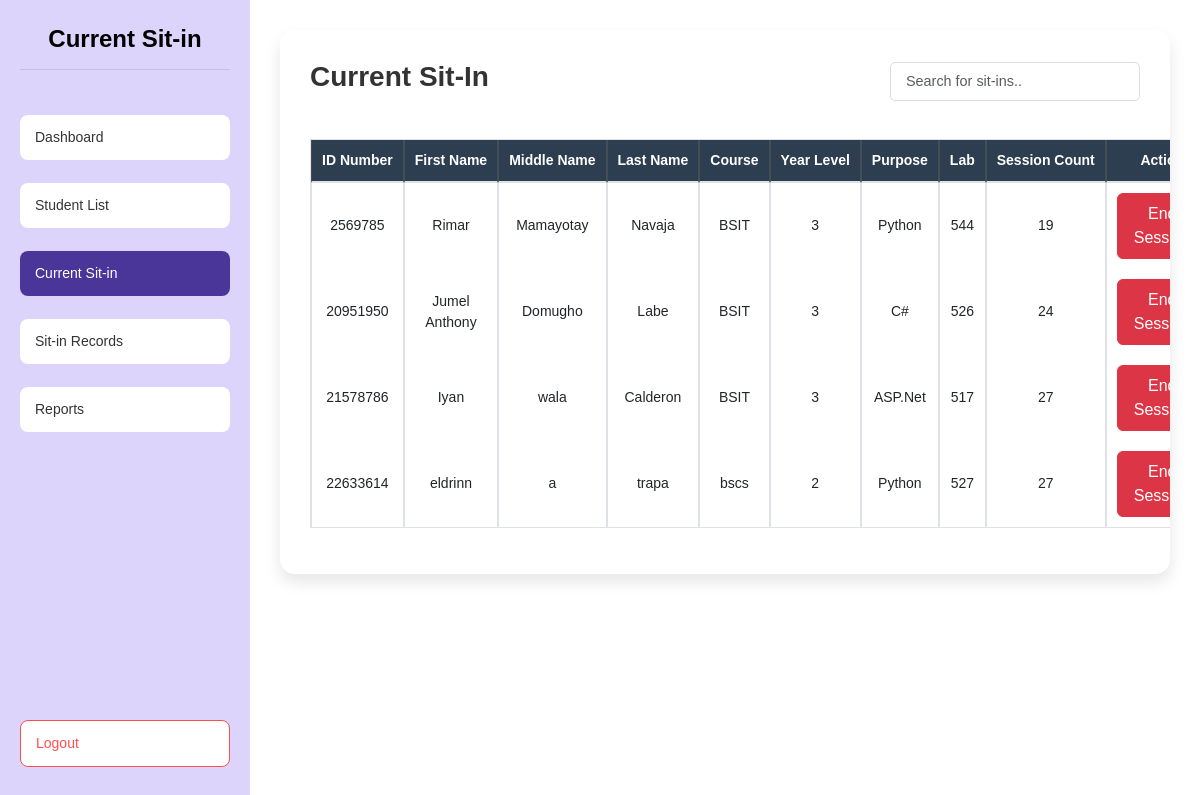
The page /current_sit_in (signed in) on the database as committed earlier.
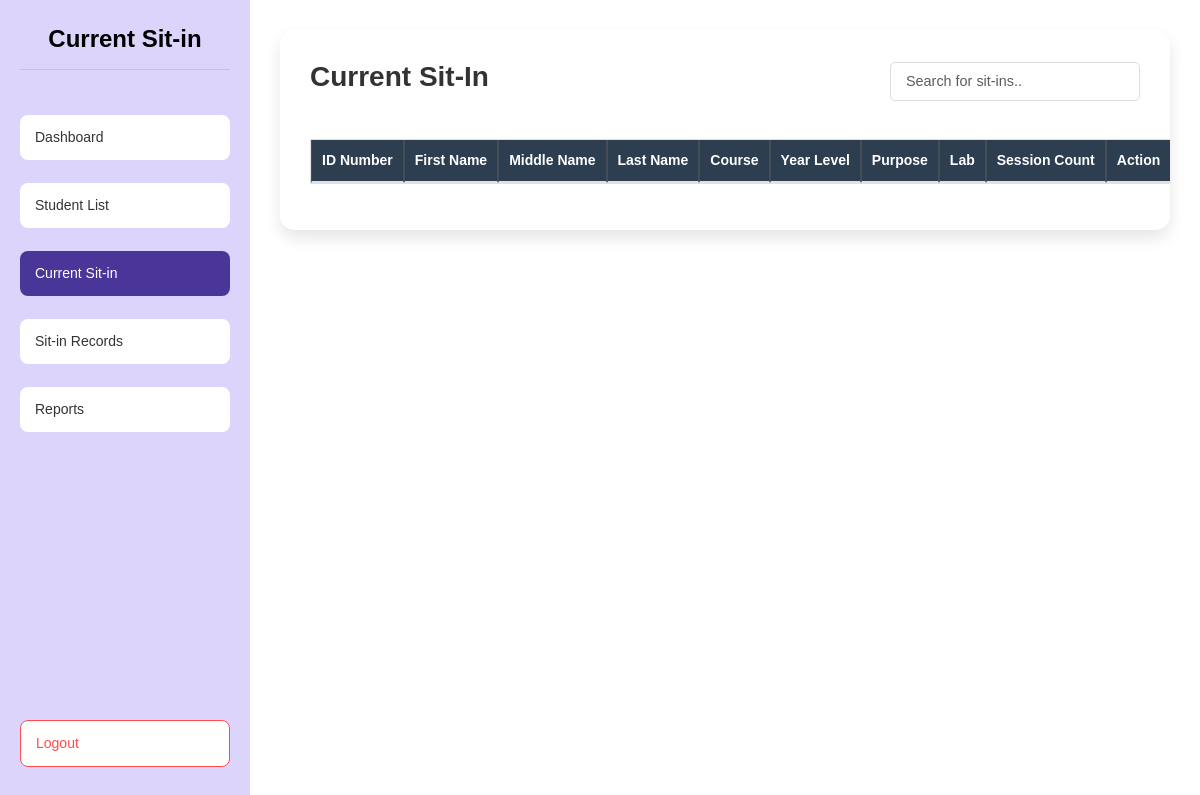
The same page on the database as committed later.
### tables this page shows
CREATE TABLE students ( 
idno TEXT PRIMARY KEY,
lastname TEXT NOT NULL,
firstname TEXT NOT NULL,
midname TEXT,
course TEXT NOT NULL,
year_level INTEGER NOT NULL,
email_address TEXT NOT NULL,
username TEXT NOT NULL CHECK (username = idno),
password TEXT NOT NULL,
profile_picture TEXT DEFAULT NULL,
session_count INTEGER DEFAULT 30
);

CREATE TABLE current_sit_in (
        sit_id_number INTEGER PRIMARY KEY AUTOINCREMENT,
        id_number TEXT NOT NULL,
        name TEXT NOT NULL,
        purpose TEXT NOT NULL,
        sit_lab TEXT NOT NULL,
        session INTEGER NOT NULL,
        status TEXT DEFAULT 'Active');

### app.py (the view)
@app.route('/current_sit_in')
@admin_required
def current_sit_in():
    conn = get_db_connection()
    cursor = conn.cursor()
    cursor.execute("""
        SELECT s.idno, s.firstname, s.midname, s.lastname, s.course, s.year_level,
               s.session_count, c.purpose, c.sit_lab, c.status
        FROM students s
        INNER JOIN current_sit_in c ON s.idno = c.id_number
        WHERE c.status = 'Active'
        ORDER BY c.sit_id_number DESC
    """)
    sit_ins = cursor.fetchall()
    conn.close()
    print("Current sit-ins:", [dict(sit_in) for sit_in in sit_ins])
    return render_template('admin/current_sit_in.html', sit_ins=sit_ins)

### app.py (called while the page is built)
def get_db_connection():
    conn = sqlite3.connect('users.db')
    conn.row_factory = sqlite3.Row
    return conn

def admin_required(f):
    @wraps(f)
    def decorated_function(*args, **kwargs):
        if not all(session.get(key) for key in ['user_id', 'user_type', 'is_admin']):
            return redirect(url_for('login'))
        session.modified = True
        return f(*args, **kwargs)
    return decorated_function

@app.after_request
def add_header(response):
    response.headers['Cache-Control'] = 'no-store, no-cache, must-revalidate, post-check=0, pre-check=0, max-age=0'
    response.headers['Pragma'] = 'no-cache'
    response.headers['Expires'] = '-1'
    return response

@app.before_request
def validate_session():
    if request.endpoint and 'static' in request.endpoint:
        return  # Skip session validation for static files
    if 'user_id' in session:
        session.permanent = True
        session.modified = True
        if session.get('user_type') == 'admin':
            session['is_admin'] = True
            session['last_activity'] = datetime.now().isoformat()

### templates/admin/current_sit_in.html (shortened to what this page needs)
{% extends "base.html" %}
{% block content %}
<head>
    <link rel="stylesheet" href="static/styles.css">
    <link href="https://cdn.jsdelivr.net/npm/bootstrap@5.3.0/dist/css/bootstrap.min.css" rel="stylesheet">
</head>
<body>
    <div class="dashboard-container">
        <div class="sidebar">
            <h1 class="dashboard-title">Current Sit-in</h1>
            <a href="{{ url_for('admin_dashboard') }}" class="menu-btn">Dashboard</a>
            <a href="{{ url_for('student_list') }}" class="menu-btn">Student List</a>
            <a href="{{ url_for('current_sit_in') }}" class="menu-btn active">Current Sit-in</a>
            <a href="{{ url_for('sit_in_records') }}" class="menu-btn">Sit-in Records</a>
            <a href="{{ url_for('reports') }}" class="menu-btn">Reports</a>
            <a href="{{ url_for('logout') }}" class="menu-btn logout-btn">Logout</a>
        </div>
        <div class="content">
            <div class="container">
                <div class="sit-in-list">
                    <div class="header-container">
                        <h2>Current Sit-In</h2>
                        <div class="search-container">
                            <input type="text" id="searchInput" onkeyup="searchSitIns()" placeholder="Search for sit-ins.." class="form-control mb-3">
                        </div>
                    </div>
                    <table class="table table-bordered table-hover" id="sitInTable">
                        <thead class="thead-dark">
                            <tr>
                                <th>ID Number</th>
                                <th>First Name</th>
                                <th>Middle Name</th>
                                <th>Last Name</th>
                                <th>Course</th>
                                <th>Year Level</th>
                                <th>Purpose</th>
                                <th>Lab</th>
                                <th>Session Count</th>
                                <th>Action</th>
                            </tr>
                        </thead>
                        <tbody>
                            {% for sit_in in sit_ins %}
                            <tr>
                                <td>{{ sit_in.idno }}</td>
                                <td>{{ sit_in.firstname }}</td>
                                <td>{{ sit_in.midname }}</td>
                                <td>{{ sit_in.lastname }}</td>
                                <td>{{ sit_in.course }}</td>
                                <td>{{ sit_in.year_level }}</td>
                                <td>{{ sit_in.purpose }}</td>
                                <td>{{ sit_in.sit_lab }}</td>
                                <td>{{ sit_in.session_count }}</td>
                                <td>
                                    <button class="btn btn-danger end-session-btn" data-id="{{ sit_in.idno }}">End Session</button>
                                </td>
                            </tr>
                            {% endfor %}
                        </tbody>
                    </table>
                </div>
            </div>
        </div>
    </div>
</body>
</html>
{% endblock %}

Rows that differ between the two databases and show on the page:
no longer on this page (row edited): students: idno "2569785", firstname "Rimar", midname "Mamayotay", lastname "Navaja", course "BSIT", year_level "3", purpose "Python", sit_lab "544", session_count "19"
no longer on this page (row edited): students: idno "20951950", firstname "Jumel Anthony", midname "Domugho", lastname "Labe", course "BSIT", year_level "3", purpose "C#", sit_lab "526", session_count "24"
no longer on this page (row edited): students: idno "21578786", firstname "Iyan", midname "wala", lastname "Calderon", course "BSIT", year_level "3", purpose "ASP.Net", sit_lab "517", session_count "27"
no longer on this page (row edited): students: idno "22633614", firstname "eldrinn", midname "a", lastname "trapa", course "bscs", year_level "2", purpose "Python", sit_lab "527", session_count "27"
